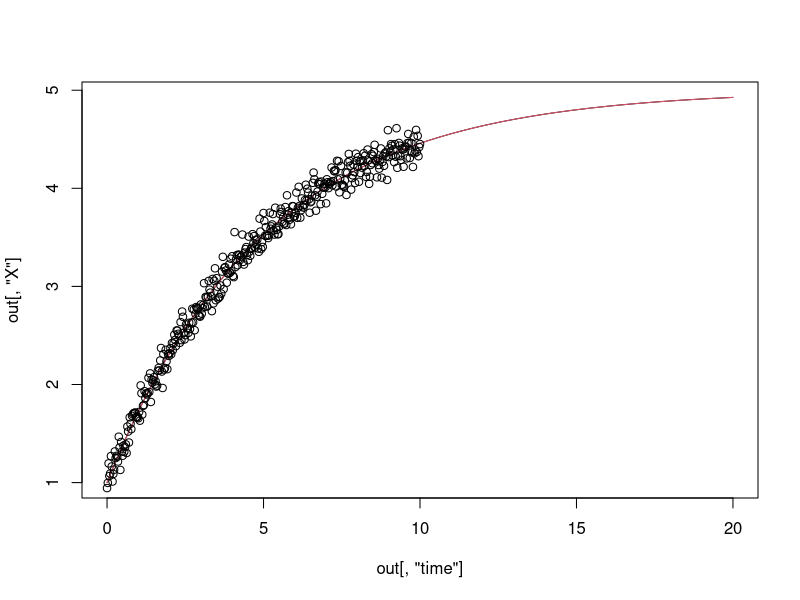

This chart was generated by the following R code: (Note: this script raises an error after producing the figure.)
library(deSolve)
library(mvtnorm)

# set up linear ODE --------------------------------------------------------

parameters <- c(a=1, b=-0.2)
state <- c(X = 1)

linearModel <- function(t, state, parameters) {
  with(as.list(c(state, parameters)), {
    Xdt <- a + b * X
    list(c(Xdt))
  })
}

times <- seq(0, 20, by = 0.05)
out <- ode(y = state, times = times, func = linearModel, parms = parameters)
plot(out[,"time"], out[, "X"], type="l")


# analytical solution for ODE ---------------------------------------------

# uniform parameterization: a, b, x0
XfunAnalytic <- function(t, par){
  par <- c(-par[1]/par[2], par[3]+par[1]/par[2], par[2])
  par[1] + par[2] * exp(par[3] * t)
}

par.true <- with(as.list(c(state, parameters)), {
  c(a, b, X)
})


Xfunc <- function(t) XfunAnalytic(t, par.true)
plot.function(Xfunc, 0, 20, col=2, add=TRUE)


# simulate observations --------------------------------------------------
nobs <- 401
tI <- seq(0, 10, length=nobs)

set.seed(123)
y <- rnorm(length(tI))*0.1 + Xfunc(tI)

points(tI, y)

# frequentist inference ------------------------------------------------------

mse <- function(par){
  mean((y - XfunAnalytic(tI, par))^2)
}

frequentist <- optim(par.true, mse, method = "BFGS")
sigmaEst <- sqrt(frequentist$value)

llik <- function(par){
  sum(dnorm(y, XfunAnalytic(tI, par), sigmaEst, log = TRUE))
}

frequentist <- optim(frequentist$par, llik, method = "BFGS", hessian = TRUE, 
                     control = list(fnscale = -1))

parEst <- frequentist$par
varMat <- solve(-frequentist$hessian)

parEst
sqrt(diag(varMat))

(parEst - par.true)/sqrt(diag(varMat))

# gaussian process approach -------------------------------------------------
ndis <- 401
tdis <- seq(0, 10, length=ndis)
tAll <- sort(union(tdis, tI))

fn <- function(par) -phisigllikC( par, data.matrix(cbind(y,y)), 
                                  as.matrix(dist(tI)), "matern")$value
gr <- function(par) -as.vector(phisigllikC( par, data.matrix(cbind(y,y)), 
                                            as.matrix(dist(tI)), "matern")$grad)
marlikmap <- optim(rep(1,5), fn, gr, method="L-BFGS-B", lower = 0.0001)

phi <- marlikmap$par[1:2]
cursigma <- marlikmap$par[5]

signedDist <- outer(tAll, tAll, '-')

gpcov <- calCov(phi, abs(signedDist), -sign(signedDist))

sigmaMatPsudoInv <- matrix(0, ndis, ndis)
diag(sigmaMatPsudoInv)[match(tI, tAll)] <- 1/cursigma^2

AxInvPartConst <- gpcov$Cinv + sigmaMatPsudoInv + t(gpcov$mphi) %*% gpcov$Kinv %*% gpcov$mphi
AxInvPartConstKinvMphiSum <- gpcov$Kinv %*% gpcov$mphi
AxInvPartConstKinvMphiSum <- AxInvPartConstKinvMphiSum + t(AxInvPartConstKinvMphiSum)
KinvRowSum <- rowSums(gpcov$Kinv)
KinvSum <- sum(KinvRowSum)
muxRawPartConst <- t(gpcov$mphi) %*% KinvRowSum
yContribution <- rep(0, ndis)
yContribution[match(tI, tAll)] <- y/cursigma^2

logPosterior <- function(ab){
  a <- ab[1]
  b <- ab[2]
  
  AxInv <-  AxInvPartConst + b^2 * gpcov$Kinv - b * AxInvPartConstKinvMphiSum
  
  muxRaw <- a * muxRawPartConst - a * b * KinvRowSum + yContribution
  mux <- solve( AxInv, muxRaw)
  
  llik <- 0.5 * as.numeric(determinant(AxInv, logarithm = TRUE)$modulus)
  llik <- llik + -0.5 * (a^2 * KinvSum - sum( muxRaw * mux))
  return(as.numeric(llik))
}

logPosteriorGradient <- function(ab){
  a <- ab[1]
  b <- ab[2]
  
  AxInv <-  AxInvPartConst + b^2 * gpcov$Kinv - b * AxInvPartConstKinvMphiSum
  Ax <- solve(AxInv)
  
  bIminusM <- b*diag(ndis) - gpcov$mphi
  muTilde <- yContribution - a * t(bIminusM) %*% KinvRowSum
  
  g1 <- (sum(gpcov$Kinv %*% bIminusM %*% Ax %*%
               t(b*diag(ndis) - gpcov$mphi) %*% gpcov$Kinv) - KinvSum) * a -
    sum(t(yContribution) %*% Ax %*% t(bIminusM) %*% gpcov$Kinv)
  
  g2 <- 0.5*sum(Ax * (gpcov$Kinv%*%bIminusM + t(bIminusM)%*%gpcov$Kinv))
  g2 <- g2 - a * t(muTilde) %*% Ax %*% KinvRowSum
  g2 <- g2 - 0.5 * t(muTilde) %*% Ax %*% (gpcov$Kinv%*%bIminusM + t(bIminusM)%*%gpcov$Kinv) %*% Ax %*% muTilde
  
  return(c(g1, g2))
}

ab <- c(1, -0.2)
# testthat::expect_equal(logPosterior(ab), 12723.6919701936, tolerance = 1e-6)

map <- optim(ab, logPosterior, logPosteriorGradient, method = "BFGS",
             hessian = TRUE, control = list(fnscale = -1))
logPosteriorGradient(map$par)
mapVar <- solve(-map$hessian)
sqrt(diag(mapVar))

ab <- rnorm(2)
testthat::expect_equal(logPosteriorGradient(ab)[1],
                       (logPosterior(ab + c(1e-6,0)) - logPosterior(ab))/1e-6,
                       tolerance = 1e-3)
testthat::expect_equal(logPosteriorGradient(ab)[2],
                       (logPosterior(ab + c(0,1e-6)) - logPosterior(ab))/1e-6,
                       tolerance = 1e-3)

# compare frequentist and Gaussian process ------------------------------------

# using 2nd order approximation
parEst
sqrt(diag(varMat))

map$par
sqrt(diag(mapVar))

# using full likelihood / posterior

aCandidates <- seq(0.9,1.15, length=50)
bCandidates <- seq(-0.25, -0.15, length=50)

abGrid <- expand.grid(a=aCandidates, b=bCandidates)
llikGrid <- apply(abGrid, 1, logPosterior)
llikGrid <- llikGrid - max(llikGrid)
abGrid[,"wgts"] <- exp(llikGrid)/sum(exp(llikGrid))

histogram <- tapply(abGrid[,"wgts"], list(abGrid[,"a"], abGrid[,"b"]), identity)
filled.contour(x=aCandidates, y=bCandidates, histogram)
lattice::levelplot(wgts ~ a * b, data.frame(abGrid))

abGrid[,"freqlik"] <- dmvnorm(abGrid[,c("a","b")], parEst[1:2], varMat[1:2,1:2])
histogramFreq <- tapply(abGrid[,"freqlik"], list(abGrid[,"a"], abGrid[,"b"]), identity)

contour(x=aCandidates, y=bCandidates, histogram)
contour(x=aCandidates, y=bCandidates, histogramFreq, add = TRUE, col = "red") 
